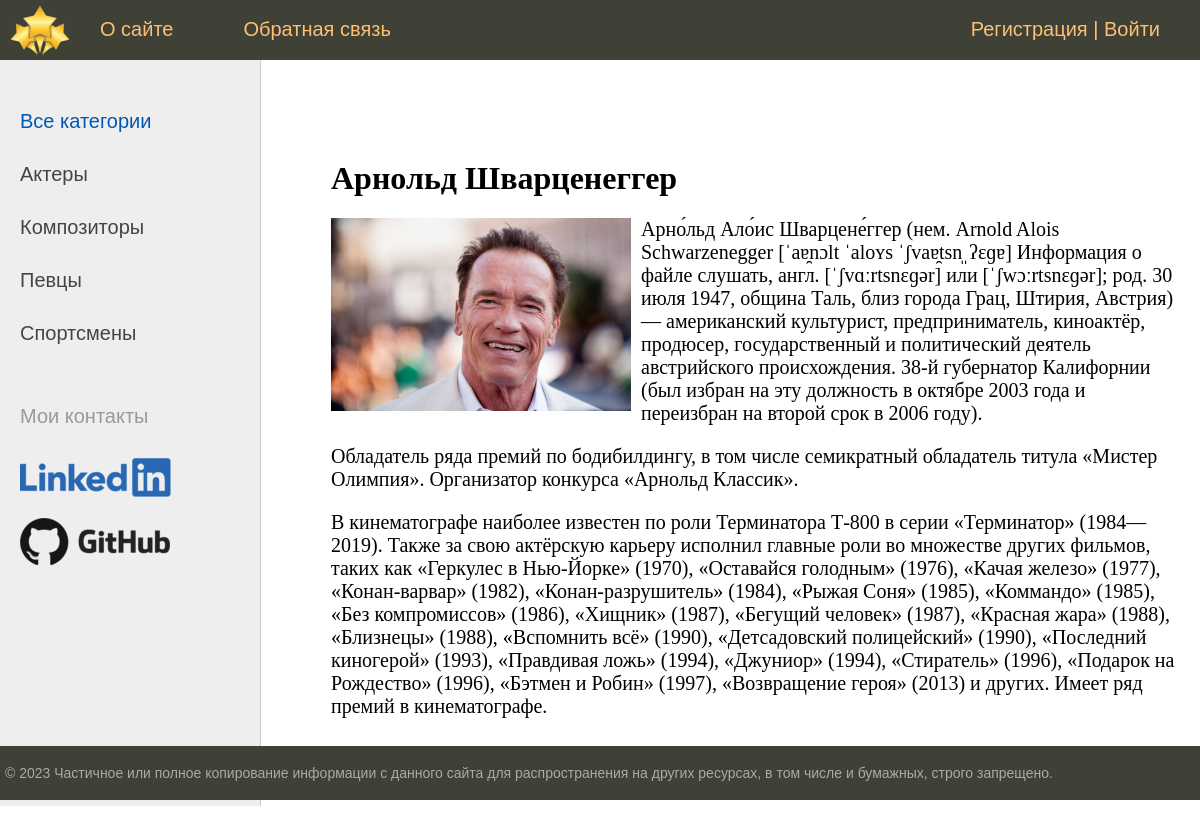
Page /post/arnold-shvarcenegger/ on the committed database.
### blog/models.py (models this page shows, shortened)
class Category(models.Model):
    name = models.CharField(max_length=100, db_index=True)
    slug = models.SlugField(max_length=255, unique=True, db_index=True, verbose_name='URL')  # 12 урок
    def get_absolute_url(self):
        return reverse('category', kwargs={'cat_slug': self.slug})  # {'cat_id': self.pk}) # САМ ЗАМЕНИЛ
    class Meta:  # класс используется админ панелью для настройки/отображения класса Article
        verbose_name = 'Категория'
        verbose_name_plural = 'Categoryyy'
        ordering = ['id']

class Article(models.Model):
    title = models.CharField(max_length=255, verbose_name='Заголовок')
    slug = models.SlugField(max_length=255, unique=True, db_index=True, verbose_name='URL')  # 12 урок
    content = models.TextField(blank=True, verbose_name='Текст статьи')
    photo = models.ImageField(upload_to='photos/%Y/%m/%d', verbose_name='Фото') # отсортирует фото в папки по дате
    time_create = models.DateTimeField(auto_now_add=True, verbose_name='Время создания')
    time_update = models.DateTimeField(auto_now=True, verbose_name='Время изменения')
    is_published = models.BooleanField(default=True, verbose_name='Публикация')
    cat = models.ForeignKey('Category', on_delete=models.PROTECT, verbose_name='Категорияяя')
    def __str__(self):  # выводит в режиме SHELL при обращении к objects.title имя title(категории), а не Article object (1)
        return self.title
    class Meta:  # класс используется админ панелью для настройки/отображения класса Article
        verbose_name = 'Famous people'
        verbose_name_plural = 'Famous people'
        ordering = ['id']

### blog/views.py (the view)
# urls.py: path('post/<slug:post_slug>/', ShowPost.as_view(), name='post'),  # 15 урок 21.00
class ShowPost(DataMixin, DetailView):  # 15 урок заменили функцию def ShowPost()
    model = Article
    template_name = 'blog/post.html'
    slug_url_kwarg = 'post_slug'  # DetailView ищет в urls.py по пути path('post/<slug:slug>/' а не path('post/<slug:post_slug>/'
    context_object_name = 'post'  # выше в ArticleHome(ListView) описано
    def get_context_data(self, *, object_list=None, **kwargs):
        context = super().get_context_data(**kwargs)  # через super() обращаемся к базовому классу ListView
        c_def = self.get_user_context(title=context['post'])
        context = dict(list(context.items()) + list(c_def.items()))
        return context

### blog/templatetags/blog_tags.py (called while the page is built)
@register.simple_tag(name='getcats')  # за счет этого @ функция превращается в тэг
def get_categories(filter=None):
    if not filter:
        return Category.objects.all()
    else:
        return Category.objects.filter(pk=filter)

### blog/utils.py (called while the page is built)
    def get_user_context(self, **kwargs):  # урок 17 будет формировать нужный контекст по умолчанию
        context = kwargs  # формируем словарь из тех именнованых параметров которые переданы функции get_user_context
        cats = Category.objects.annotate(Count('article'))  # вместо нижней строки делаем чтобы не вывдить категорию,
        user_menu = menu.copy()  # 17 урок 19.10, если пользоваетль не авторизован 'Добавить статью' не показывать
        if not self.request.user.is_authenticated:
            user_menu.pop(1)  # удаляем из menu, которое тут наверху, второй элемент 'Добавить статью'
        context['menu'] = user_menu
        context['cats'] = cats  # формируется контекст для рубрик общий код для всех классов представлений
        if 'cat_selected' not in context:
            context['cat_selected'] = 0
        return context

### blog/templates/blog/post.html
{% extends 'blog/base.html' %}
{% block content %}
<h1>{{post.title}}</h1>
{% if post.photo %}
<p><img class="img-article-left" src="{{post.photo.url}}"></p>
{% endif %}
{{post.content|linebreaks}}
{% endblock %}

### blog/templates/blog/base.html (shortened to what this page needs)
{% load static %}
{% load blog_tags %}
<html>
<head>
  <!DOCTYPE html>
    <link type="text/css" href="{% static 'blog/css/styles.css' %}" rel="stylesheet"/>
</head>
<body>
<table class="table-page" border="0" cellpadding="0" cellspacing="0">
<tr><td valign="top">
{% block mainmenu %}
    <div class="header">
      <ul id="mainmenu" class="mainmenu">
      <li class="logo"><a href="{% url 'home' %}"><div class="logo"></div></a></li>
{% for m in menu %}
      <li><a href="{% url m.url_name %}">{{m.title}}</a></li>
{% endfor %}
        {% if request.user.is_authenticated %}
        <li class="last">{{user.username}} | <a href="{% url 'logout' %}">Выйти</a></li>
        {% else %}
        <li class="last"><a href="{% url 'register' %}">Регистрация</a> | <a href="{% url 'login' %}">Войти</a></li>
        {% endif %}
      </ul>
    </div>
{% endblock mainmenu %}
<table class="table-content" border="0" cellpadding="0" cellspacing="0">
<tr>
  <td valign="top" class="left-chapters">
  <ul id="leftchapters">
{% if cat_selected == 0 %}
        <li class="selected">Все категории</li>
{% else %}
        <li><a href="{% url 'home' %}">Все категории</a></li>
{% endif %}
{% for c in cats %}
{% if c.article__count > 0 %}
    {% if c.pk == cat_selected %}
       <li class="selected">{{c.name}}</li>
    {% else %}
       <li><a href="{{ c.get_absolute_url }}">{{ c.name }}</a></li>
   {% endif %}
{% endif %}
{% endfor %}
    <li class="share">
    <p>Мои контакты</p>
    <a class="my-logo-1" href="https://www.linkedin.com/in/npodkopaev/" target="_blank" rel="nofollow"></a>
    <a class="my-logo-2" href="https://github.com/ForwardingAgent" target="_blank" rel="nofollow"></a>
    </li>
  </ul>
</td>
<td valign="top" class="content">
  <div class="content-text">
{% block content %}
{% endblock %}
  </div>
</td></tr></tbody></table>
</td></tr>
<tr><td valign="top">
  <div id="footer">
    <p>© 2023 Частичное или полное копирование информации с данного сайта для распространения на других ресурсах, в том числе и бумажных, строго запрещено.</p>
  </div>
</td></tr></tbody></table>
</body>
</html>

### blog/static/blog/css/styles.css (style rules this page uses)
html, body { font-family: 'Arial'; margin: 0; padding: 0; height: 100%; width: 100%; color: #444; }
a { color: #0059b2; text-decoration: none; }
img { max-width: 600px; height: auto; }
img.img-article-left { max-width: 300px; height: auto; float: left; padding: 0 10px 10px 0; }
.table-page { width: 100%; height: 100%; vertical-align: top; }
.table-page tr { height: 100%; }
.header { background: #3F4137; height: 60px; }
.logo { background: url('../images/mylogo.png') no-repeat 10px 5px; width: 70px; height: 60px; }
ul.mainmenu { list-style: none; margin: 0; padding: 0; height: 60px; color: #fdc073; font-size: 20px; overflow: hidden; }
ul.mainmenu li { float: left; margin: 18px 40px 0 30px; }
ul.mainmenu li.logo { margin: 0; }
ul.mainmenu li.last { float: right; }
ul.mainmenu li a { color: #fdc073; text-decoration: none; }
.table-content { width: 100%; min-height: 100%; height: 100%; }
.left-chapters { margin: 0; background: #eee; border-right: 1px solid #ccc; min-height: 100%; }
.left-chapters ul { width: 230px; min-height: 100%; margin: 0; padding: 20px 10px 10px 20px; list-style: none; font-size: 20px; }
.left-chapters ul li { margin: 30px 0 0 0; color: #999; }
.left-chapters ul li.selected { color: #0059b2; }
.left-chapters ul li a { color: #444; text-decoration: none; }
.left-chapters ul li.share { margin: 60px 0 0 0; }
.left-chapters ul li.share p { margin: 30px 0 30px 0; }
.left-chapters ul li.share a { display: inline-block; width: 40px; height: 40px; margin: 0 20px 0 0; }
.left-chapters ul li.share a.my-logo-1 { width: 100%; height: 60px; background: url('../images/Linkedin.png') no-repeat 0 0 }
.left-chapters ul li.share a.my-logo-2 { width: 100%; height: 60px; background: url('../images/github-logo.png') no-repeat 0 0 }
.content { padding: 40px 20px 20px 40px; width: 100%; box-sizing: border-box; }
.content-text { margin: 60px 0 0 30px; color: #000; font-size: 20px; font-family: Yandex Sans Display Light; }
.content-text h1 { font-size: 32px; }
#footer { box-sizing: border-box; background: #3F4137; padding: 5px; color: #aaa; font-size: 14px; font-family: Verdana, Geneva, Arial, Helvetica; text-align: left; overflow: hidden; }

### rows in the picture
Category: name "Актеры"
Category: name "Композиторы"
Category: name "Певцы"
Category: name "Спортсмены"
Article: title "Арнольд Шварценеггер", photo (picture), content "Арно́льд Ало́ис Шварцене́ггер (нем. Arnold Alois Schwarzenegger [ˈaɐ̯nɔlt ˈaloʏs ˈʃvaɐ̯tsn̩ˌʔɛɡɐ] Информация о файле слушать, англ. [ˈʃvɑːrtsnɛɡər] или [ˈʃwɔːrtsnɛɡər]; род. 30 июля 1947, община Таль, близ города Грац, Штирия, Австрия) — американский культурист, предприниматель, киноактёр, продюсер, государственный и политический деятель австрийского происхождения. 38-й губернатор Калифорнии (был избран на эту должность в октябре 2003 года и переизбран на второй срок в 2006 году). Обладатель ряда премий по бодибилдингу, в том числе семикратный обладатель титула «Мистер Олимпия». Организатор конкурса «Арнольд Классик». В кинематографе наиболее известен по роли Терминатора Т-800 в серии…"

### other values in the picture
{{ m.title }} "О сайте" "Обратная связь"
